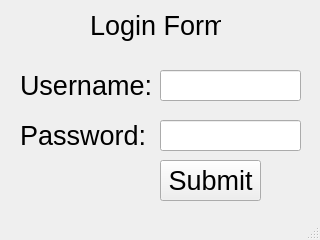
<?xml version="1.0" encoding="UTF-8"?>
<ui version="4.0">
 <class>MainWindow</class>
 <widget class="QMainWindow" name="MainWindow">
  <property name="geometry">
   <rect>
    <x>0</x>
    <y>0</y>
    <width>320</width>
    <height>240</height>
   </rect>
  </property>
  <property name="windowTitle">
   <string>MainWindow</string>
  </property>
  <widget class="QWidget" name="centralwidget">
   <widget class="QLabel" name="label">
    <property name="geometry">
     <rect>
      <x>20</x>
      <y>70</y>
      <width>131</width>
      <height>31</height>
     </rect>
    </property>
    <property name="font">
     <font>
      <pointsize>20</pointsize>
     </font>
    </property>
    <property name="text">
     <string>Username:</string>
    </property>
   </widget>
   <widget class="QLineEdit" name="txtUsername">
    <property name="geometry">
     <rect>
      <x>160</x>
      <y>70</y>
      <width>141</width>
      <height>31</height>
     </rect>
    </property>
    <property name="font">
     <font>
      <pointsize>20</pointsize>
     </font>
    </property>
   </widget>
   <widget class="QLineEdit" name="txtPassword">
    <property name="geometry">
     <rect>
      <x>160</x>
      <y>120</y>
      <width>141</width>
      <height>31</height>
     </rect>
    </property>
    <property name="font">
     <font>
      <pointsize>20</pointsize>
     </font>
    </property>
    <property name="inputMask">
     <string/>
    </property>
    <property name="text">
     <string/>
    </property>
    <property name="echoMode">
     <enum>QLineEdit::Password</enum>
    </property>
   </widget>
   <widget class="QLabel" name="label_2">
    <property name="geometry">
     <rect>
      <x>20</x>
      <y>120</y>
      <width>131</width>
      <height>31</height>
     </rect>
    </property>
    <property name="font">
     <font>
      <pointsize>20</pointsize>
     </font>
    </property>
    <property name="text">
     <string>Password:</string>
    </property>
   </widget>
   <widget class="QPushButton" name="btnSubmit">
    <property name="geometry">
     <rect>
      <x>160</x>
      <y>160</y>
      <width>101</width>
      <height>41</height>
     </rect>
    </property>
    <property name="font">
     <font>
      <pointsize>20</pointsize>
     </font>
    </property>
    <property name="text">
     <string>Submit</string>
    </property>
   </widget>
   <widget class="QLabel" name="label_3">
    <property name="geometry">
     <rect>
      <x>90</x>
      <y>10</y>
      <width>131</width>
      <height>31</height>
     </rect>
    </property>
    <property name="font">
     <font>
      <pointsize>20</pointsize>
     </font>
    </property>
    <property name="text">
     <string>Login Form</string>
    </property>
   </widget>
  </widget>
  <widget class="QStatusBar" name="statusbar"/>
 </widget>
 <resources/>
 <connections/>
</ui>
